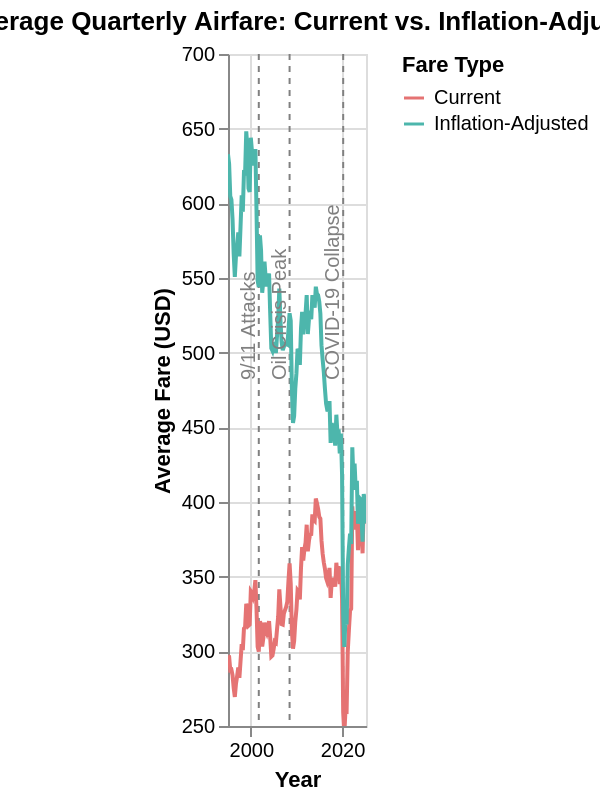

Notebook cell for this chart:
### Markdown cell above
### Nominal vs. inflation-adjusted airfare, 1995–2025

### Code cell
# Data Preparation

def quarter_to_month(q):
    """Maps quarter number to the first month of that quarter."""
    if q == 1: return '01'
    if q == 2: return '04'
    if q == 3: return '07'
    if q == 4: return '10'
    return '01'

df_fares['Date'] = df_fares['Year'].astype(str) + '-' + df_fares['Quarter'].apply(quarter_to_month) + '-01'
df_fares['Date'] = pd.to_datetime(df_fares['Date'], format='%Y-%m-%d')

# Melt the data into 'long' format for Altair
df_long = df_fares.melt(
    id_vars=['Date'],
    value_vars=['Current', 'Inflation-Adjusted'],
    var_name='Fare Type',
    value_name='Average Fare ($)'
)

# Key Event Annotations
key_events = pd.DataFrame([
    {'date': '2001-10-01', 'event': '9/11 Attacks'}, 
    {'date': '2008-07-01', 'event': 'Oil Crisis Peak'}, 
    {'date': '2020-04-01', 'event': 'COVID-19 Collapse'} 
])
key_events['date'] = pd.to_datetime(key_events['date'], format='%Y-%m-%d')

# Altair Visualization
base = alt.Chart(df_long).encode(
    alt.X('Date:T', title='Year', axis=alt.Axis(format="%Y")),
    alt.Y('Average Fare ($):Q', title='Average Fare (USD)', scale=alt.Scale(domain=[250, 700])),
    color=alt.Color('Fare Type:N', title='Fare Type',
                    scale=alt.Scale(domain=['Current', 'Inflation-Adjusted'],
                                    range=['#E57373', '#4DB6AC'])) # Red for Current, Green for Real
).properties(
    title='U.S. Domestic Average Quarterly Airfare: Current vs. Inflation-Adjusted (1995–2025)'
)

# Line Chart Layer
line_chart = base.mark_line(point=False).encode(
    tooltip=[alt.Tooltip('Date:T', format='%Y-%m', title='Date'), 'Fare Type', alt.Tooltip('Average Fare ($):Q', format='$.2f')]
)

# Rule Annotations Layer
rules = alt.Chart(key_events).mark_rule(color='gray', strokeDash=[3, 3], size=1).encode(
    x='date:T',
    tooltip=[alt.Tooltip('date:T', format='%Y-%m-%d', title='Date'), 'event:N']
)

# Text Annotation Layer
text_labels = alt.Chart(key_events).mark_text(
    align='left', dx=5, dy=-5, angle=270, color='gray', fontSize=10
).encode(
    x='date:T',
    text='event:N',
    tooltip=[alt.Tooltip('date:T', format='%Y-%m-%d', title='Date'), 'event:N']
)

# Layer, make interactive, and save
chart = alt.layer(rules, line_chart, text_labels).interactive().properties(
    width=700,
    height=400
)

chart
#chart.save("current_vs_constant_airfare.json")
#chart.save("current.html")

### Figure 1 — Vega-Lite specification as saved in the notebook (floating-point values rounded to 4 significant figures; data arrays with more than 128 entries replaced by an {"elided": "..."} marker saying what was removed)
{"config": {"view": {"continuousWidth": 300, "continuousHeight": 300}}, "layer": [{"data": {"name": "data-d430aad292ead9c81a985f48b8aeb532"}, "mark": {"type": "rule", "color": "gray", "size": 1, "strokeDash": [3, 3]}, "encoding": {"tooltip": [{"field": "date", "format": "%Y-%m-%d", "title": "Date", "type": "temporal"}, {"field": "event", "type": "nominal"}], "x": {"field": "date", "type": "temporal"}}, "name": "view_32"}, {"data": {"name": "data-e7599938883b2b0104c5bef46299fa3a"}, "mark": {"type": "line", "point": false}, "encoding": {"color": {"field": "Fare Type", "scale": {"domain": ["Current", "Inflation-Adjusted"], "range": ["#E57373", "#4DB6AC"]}, "title": "Fare Type", "type": "nominal"}, "tooltip": [{"field": "Date", "format": "%Y-%m", "title": "Date", "type": "temporal"}, {"field": "Fare Type", "type": "nominal"}, {"field": "Average Fare ($)", "format": "$.2f", "type": "quantitative"}], "x": {"axis": {"format": "%Y"}, "field": "Date", "title": "Year", "type": "temporal"}, "y": {"field": "Average Fare ($)", "scale": {"domain": [250, 700]}, "title": "Average Fare (USD)", "type": "quantitative"}}, "title": "U.S. Domestic Average Quarterly Airfare: Current vs. Inflation-Adjusted (1995–2025)"}, {"data": {"name": "data-d430aad292ead9c81a985f48b8aeb532"}, "mark": {"type": "text", "align": "left", "angle": 270, "color": "gray", "dx": 5, "dy": -5, "fontSize": 10}, "encoding": {"text": {"field": "event", "type": "nominal"}, "tooltip": [{"field": "date", "format": "%Y-%m-%d", "title": "Date", "type": "temporal"}, {"field": "event", "type": "nominal"}], "x": {"field": "date", "type": "temporal"}}}], "height": 400, "params": [{"name": "param_36", "select": {"type": "interval", "encodings": ["x", "y"]}, "bind": "scales", "views": ["view_32"]}], "width": "container", "$schema": "https://vega.github.io/schema/vega-lite/v5.20.1.json", "datasets": {"data-d430aad292ead9c81a985f48b8aeb532": [{"date": "2001-10-01T00:00:00", "event": "9/11 Attacks"}, {"date": "2008-07-01T00:00:00", "event": "Oil Crisis Peak"}, {"date": "2020-04-01T00:00:00", "event": "COVID-19 Collapse"}], "data-e7599938883b2b0104c5bef46299fa3a": {"elided": "244 records"}}, "autosize": {"type": "fit", "contains": "padding"}}
